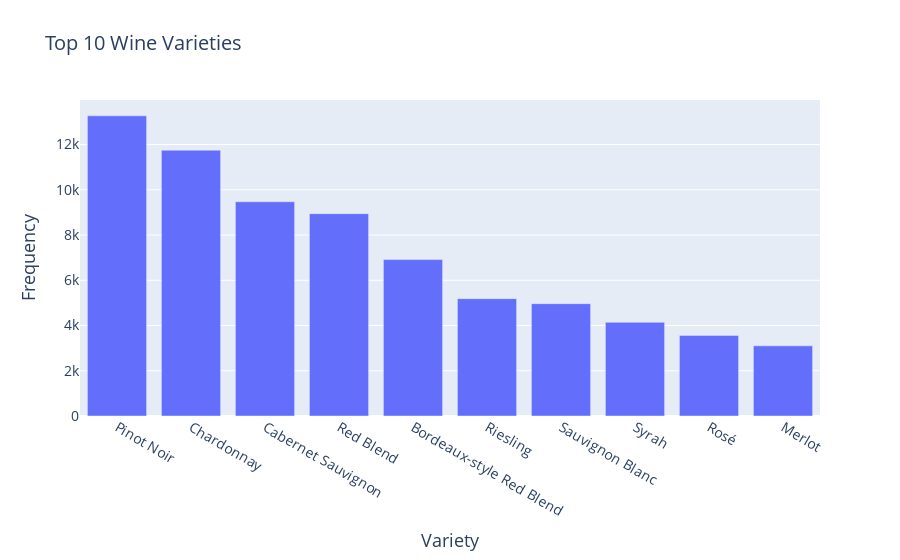

Write notebook code for a chart like this one.
### Markdown cell above
## <FONT SIZE=4 COLOR="blue"> **2. Análisis de la Variable 'variety'** </FONT>

Se realiza un análisis sobre las variedades de vino presentes en el conjunto de datos, en la columna `variety`. Luego, se utiliza `value_counts()` para calcular la frecuencia de ocurrencia de cada variedad y se seleccionan las 10 variedades más comunes (`variety_counts.head(10)`). Finalmente, se crea un gráfico de barras para visualizar la distribución de estas 10 variedades, permitiendo una comprensión visual rápida de las 10 variedades de vino más prevalentes en el conjunto de datos.

### Code cell
variety_counts = data['variety'].value_counts()
top_10_varieties = variety_counts.head(10).reset_index(name='count')
fig = px.bar(top_10_varieties, x='index', y='count',
              labels={'index': 'Variety', 'count': 'Frequency'},
              title='Top 10 Wine Varieties')
fig.update_xaxes(title_font=dict(size=18), tickfont=dict(size=14))
fig.update_yaxes(title_font=dict(size=18), tickfont=dict(size=14))
fig.update_layout(title_font=dict(size=20))
fig.show()

### Figure 1 — Plotly figure (JSON) as saved in the notebook; plotly's stock layout.template omitted (floating-point values rounded to 4 significant figures)
{"data": [{"alignmentgroup": "True", "hovertemplate": "Variety=%{x}<br>Frequency=%{y}<extra></extra>", "legendgroup": "", "marker": {"color": "#636efa", "pattern": {"shape": ""}}, "name": "", "offsetgroup": "", "orientation": "v", "showlegend": false, "textposition": "auto", "type": "bar", "x": ["Pinot Noir", "Chardonnay", "Cabernet Sauvignon", "Red Blend", "Bordeaux-style Red Blend", "Riesling", "Sauvignon Blanc", "Syrah", "Rosé", "Merlot"], "xaxis": "x", "y": [13272, 11753, 9472, 8946, 6915, 5189, 4967, 4142, 3564, 3102], "yaxis": "y"}], "layout": {"barmode": "relative", "legend": {"tracegroupgap": 0}, "title": {"font": {"size": 20}, "text": "Top 10 Wine Varieties"}, "xaxis": {"anchor": "y", "domain": [0, 1], "tickfont": {"size": 14}, "title": {"font": {"size": 18}, "text": "Variety"}}, "yaxis": {"anchor": "x", "domain": [0, 1], "tickfont": {"size": 14}, "title": {"font": {"size": 18}, "text": "Frequency"}}}}
